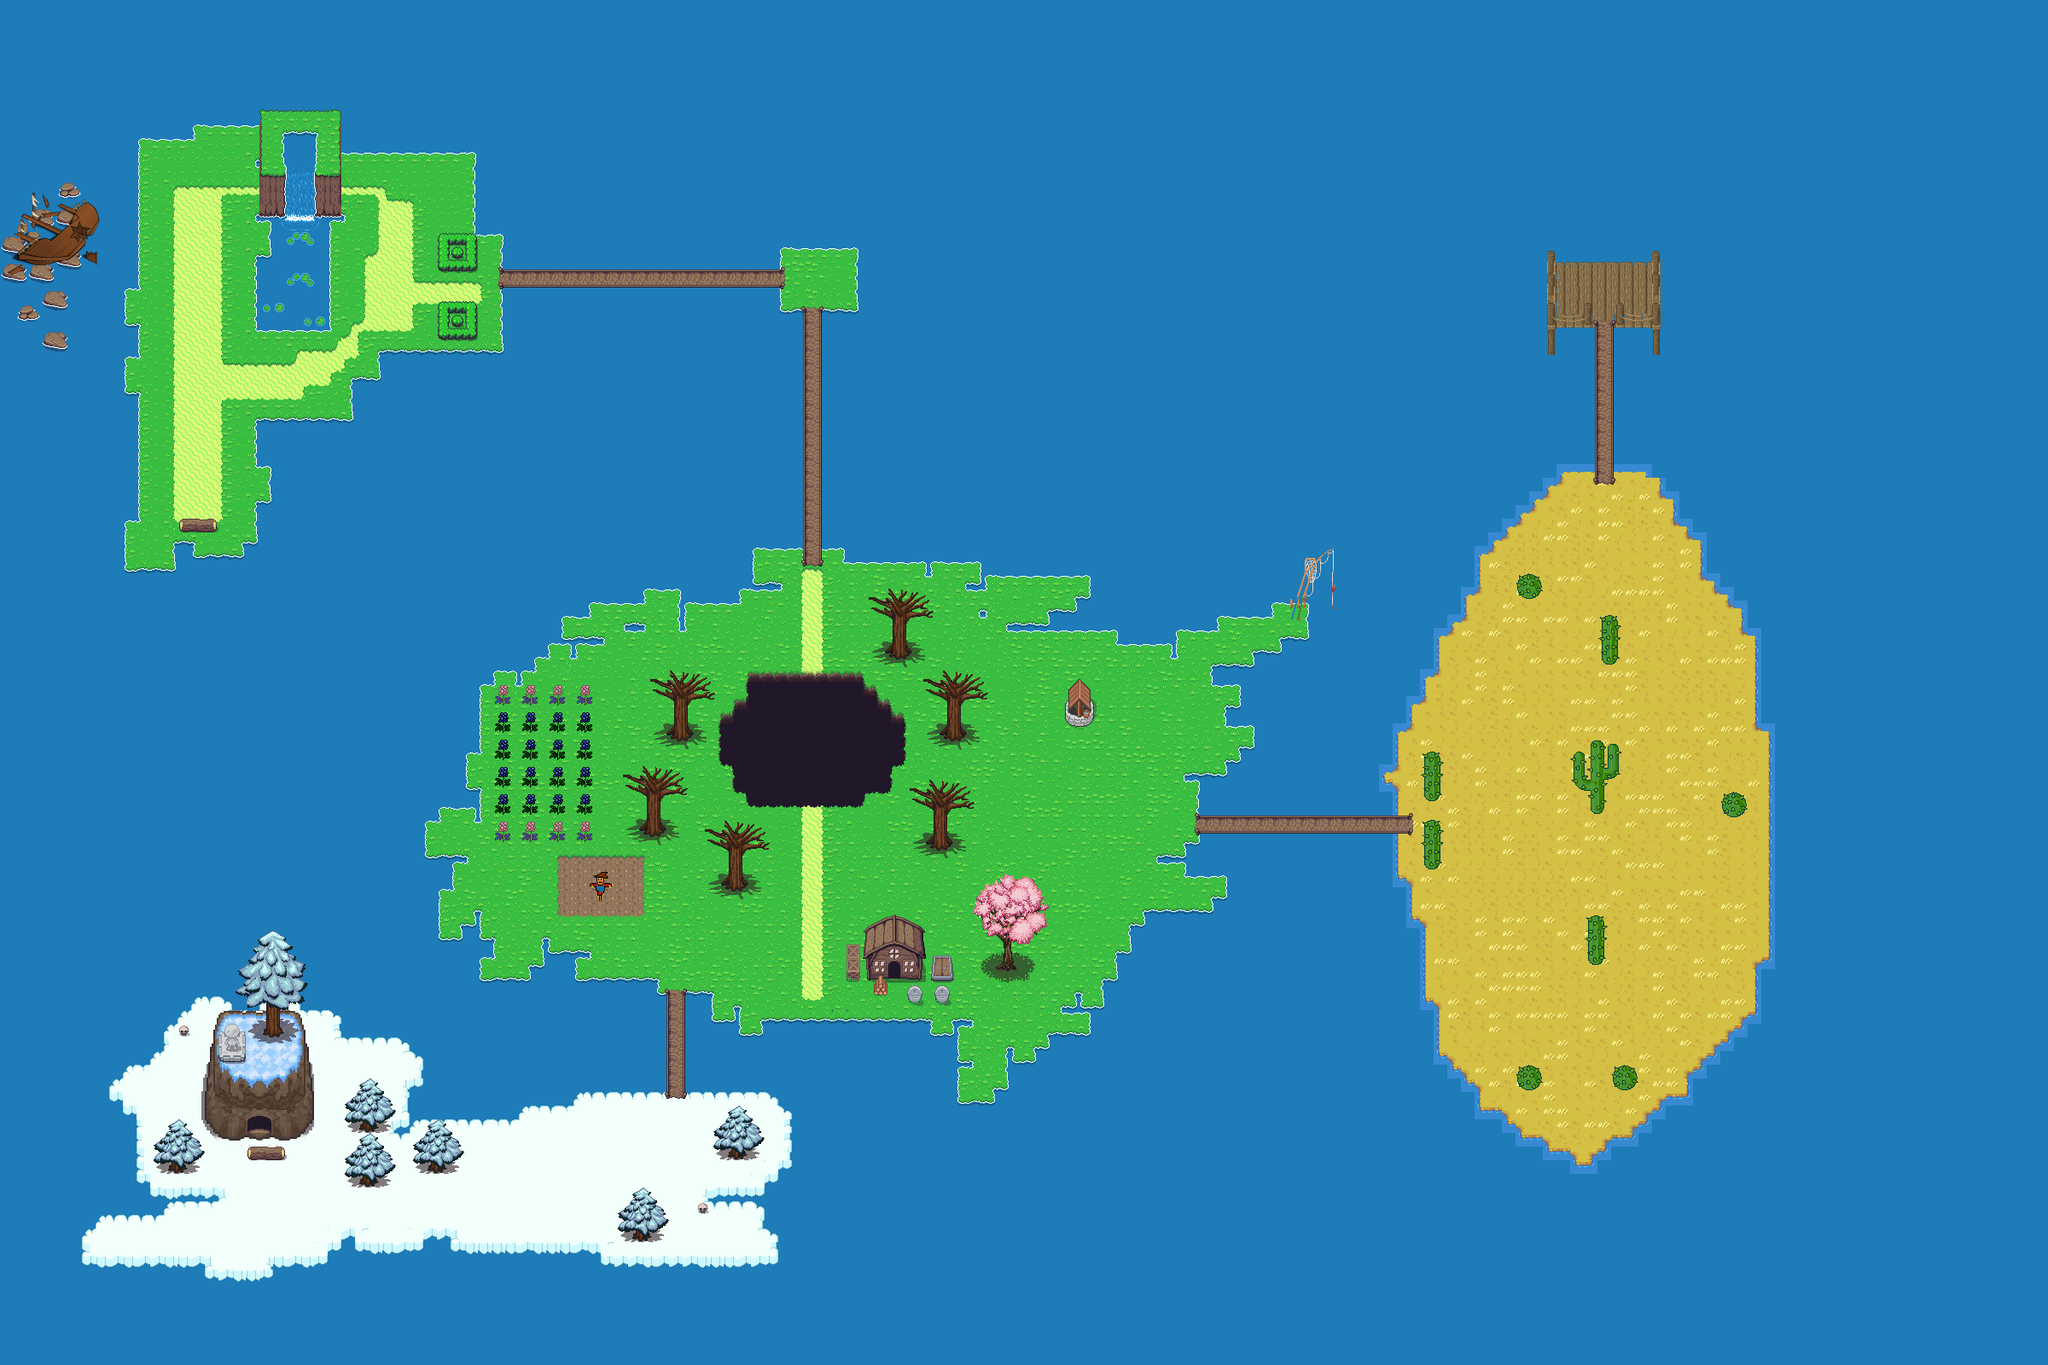

This is a level from a 2D game, rendered from its Tiled map with the project's own tilesets. A one-line summary and the map file follow, with tile-layer data summarised:
An orthogonal 150x100 tile map with 16x16 px tiles, 10 tile layers (Water, IslandSpawn, IslandMain, IslandSnow, ...), 22 tilesets and 259 objects (237x Nav, 10x Tree, 6x Treasure, 5x Bridge, Boat).

<map version="1.10" tiledversion="1.11.0" orientation="orthogonal" renderorder="right-down" width="150" height="100" tilewidth="16" tileheight="16" infinite="0" nextlayerid="20" nextobjectid="303">
 <tileset firstgid="1" name="tileset" tilewidth="16" tileheight="16" tilecount="189" columns="21">
  <image source="../../textures/tileset.png" trans="ff00ff" width="336" height="144" />
 </tileset>
 <tileset firstgid="190" name="Overworld" tilewidth="16" tileheight="16" tilecount="1440" columns="40">
  <image source="Overworld.png" trans="ff00ff" width="640" height="576" />
 </tileset>
 <tileset firstgid="1630" name="objects" tilewidth="16" tileheight="16" tilecount="660" columns="33">
  <image source="objects.png" trans="ff00ff" width="528" height="320" />
 </tileset>
 <tileset firstgid="2290" name="cave" tilewidth="16" tileheight="16" tilecount="1000" columns="40">
  <image source="cave.png" trans="ff00ff" width="640" height="400" />
 </tileset>
 <tileset firstgid="3290" name="Inner" tilewidth="16" tileheight="16" tilecount="1000" columns="40">
  <image source="Inner.png" trans="ff00ff" width="640" height="400" />
 </tileset>
 <tileset firstgid="4290" name="shipwreck1" tilewidth="16" tileheight="16" tilecount="64" columns="8">
  <image source="shipwreck1.png" trans="ff00ff" width="128" height="128" />
 </tileset>
 <tileset firstgid="4354" name="terrain2" tilewidth="16" tileheight="16" tilecount="864" columns="24">
  <image source="terrain2.png" trans="ff00ff" width="384" height="576" />
 </tileset>
 <tileset firstgid="5218" name="ice tileset" tilewidth="16" tileheight="16" tilecount="256" columns="16">
  <image source="ice tileset.png" trans="ff00ff" width="256" height="256" />
 </tileset>
 <tileset firstgid="5474" name="TilesA3" tilewidth="16" tileheight="16" tilecount="32" columns="4">
  <image source="TilesA3.png" trans="ff00ff" width="64" height="128" />
 </tileset>
 <tileset firstgid="5506" name="TilesB" tilewidth="16" tileheight="16" tilecount="192" columns="12">
  <image source="TilesB.png" trans="ff00ff" width="192" height="256" />
 </tileset>
 <tileset firstgid="5698" name="TilesA2" tilewidth="16" tileheight="16" tilecount="240" columns="20">
  <image source="TilesA2.png" trans="ff00ff" width="320" height="192" />
 </tileset>
 <tileset firstgid="5938" name="mini-fishers-hut" tilewidth="16" tileheight="16" tilecount="912" columns="24">
  <image source="mini-fishers-hut.png" trans="ff00ff" width="384" height="608" />
 </tileset>
 <tileset firstgid="6850" name="Artis_dock" tilewidth="16" tileheight="16" tilecount="512" columns="32">
  <image source="Artis_dock.png" trans="ff00ff" width="512" height="256" />
 </tileset>
 <tileset firstgid="7362" name="plant repack" tilewidth="16" tileheight="16" tilecount="676" columns="26">
  <image source="plant repack.png" trans="ff00ff" width="416" height="416" />
 </tileset>
 <tileset firstgid="8038" name="Snow" tilewidth="16" tileheight="16" tilecount="285" columns="15">
  <image source="Snow.png" trans="ff00ff" width="254" height="319" />
 </tileset>
 <tileset firstgid="8323" name="ScareCrow" tilewidth="16" tileheight="16" tilecount="16" columns="4">
  <image source="ScareCrow.png" trans="ff00ff" width="64" height="64" />
 </tileset>
 <tileset firstgid="8339" name="flower" tilewidth="16" tileheight="16" tilecount="72" columns="12">
  <image source="flower.png" trans="ff00ff" width="192" height="96" />
 </tileset>
 <tileset firstgid="8411" name="ClassicItem" tilewidth="16" tileheight="16" tilecount="1960" columns="20">
  <image source="ClassicItem.png" trans="ff00ff" width="320" height="1568" />
 </tileset>
 <tileset firstgid="10371" name="chests" tilewidth="16" tileheight="16" tilecount="15" columns="3">
  <image source="chests.png" trans="ff00ff" width="48" height="80" />
 </tileset>
 <tileset firstgid="10386" name="Chest" tilewidth="16" tileheight="16" tilecount="6" columns="3">
  <image source="preview.jpg" trans="ff00ff" width="48" height="32" />
 </tileset>
 <tileset firstgid="10392" name="NPC_test" tilewidth="16" tileheight="16" tilecount="32" columns="4">
  <image source="NPC_test.png" trans="ff00ff" width="64" height="128" />
 </tileset>
 <tileset firstgid="10424" name="floss-idle-with-sail-blue" tilewidth="16" tileheight="16" tilecount="2240" columns="40">
  <image source="floss-idle-with-sail-blue.png" trans="ff00ff" width="652" height="896" />
 </tileset>
 <layer id="1" name="Water" width="150" height="100">
  <data>[15000 cells, 15000 non-empty, 1 distinct tile ids]</data>
 </layer>
 <layer id="2" name="IslandSpawn" width="150" height="100">
  <data>[15000 cells, 612 non-empty, 45 distinct tile ids]</data>
 </layer>
 <layer id="6" name="IslandMain" width="150" height="100">
  <data>[15000 cells, 1689 non-empty, 28 distinct tile ids]</data>
 </layer>
 <layer id="10" name="IslandSnow" width="150" height="100">
  <data>[15000 cells, 704 non-empty, 20 distinct tile ids]</data>
 </layer>
 <layer id="11" name="IslandFinal" width="150" height="100">
  <data>[15000 cells, 1113 non-empty, 16 distinct tile ids]</data>
 </layer>
 <layer id="7" name="IslandDecoration" width="150" height="100">
  <data>[15000 cells, 577 non-empty, 232 distinct tile ids]</data>
 </layer>
 <layer id="12" name="OnDecoration" width="150" height="100">
  <data>[15000 cells, 14 non-empty, 14 distinct tile ids]</data>
 </layer>
 <layer id="5" name="Bridge" width="150" height="100">
  <data>[15000 cells, 244 non-empty, 19 distinct tile ids]</data>
 </layer>
 <layer id="17" name="AbovePlayer" width="150" height="100">
  <data>[15000 cells, 510 non-empty, 242 distinct tile ids]</data>
 </layer>
 <layer id="18" name="OnAbove" width="150" height="100">
  <data>[15000 cells, 62 non-empty, 62 distinct tile ids]</data>
 </layer>
 <objectgroup color="#0055ff" id="19" name="Boat">
  <object id="301" type="Boat" x="1808" y="96" width="128" height="192" />
 </objectgroup>
 <objectgroup id="8" name="Walkable_area">
  <object id="14" type="Nav" x="224" y="176" width="64" height="80" />
  <object id="16" type="Nav" x="288" y="208" width="16" height="32" />
  <object id="17" type="Nav" x="176" y="176" width="16" height="240" />
  <object id="18" type="Nav" x="160" y="352" width="16" height="16" />
  <object id="19" type="Nav" x="192" y="208" width="32" height="400" />
  <object id="20" type="Nav" x="176" y="448" width="16" height="160" />
  <object id="21" type="Nav" x="192" y="608" width="16" height="16" />
  <object id="22" type="Nav" x="224" y="256" width="48" height="352" />
  <object id="23" type="Nav" x="272" y="288" width="16" height="336" />
  <object id="24" type="Nav" x="256" y="608" width="16" height="32" />
  <object id="26" type="Nav" x="240" y="624" width="16" height="16" />
  <object id="27" type="Nav" x="288" y="400" width="80" height="80" />
  <object id="28" type="Nav" x="368" y="400" width="32" height="48" />
  <object id="29" type="Nav" x="400" y="352" width="32" height="80" />
  <object id="30" type="Nav" x="432" y="208" width="80" height="192" />
  <object id="31" type="Nav" x="400" y="192" width="32" height="48" />
  <object id="32" type="Nav" x="400" y="272" width="32" height="48" />
  <object id="33" type="Nav" x="416" y="240" width="16" height="32" />
  <object id="34" type="Nav" x="480" y="192" width="32" height="16" />
  <object id="35" type="Nav" x="512" y="224" width="32" height="48" />
  <object id="36" type="Nav" x="416" y="320" width="16" height="32" />
  <object id="37" type="Nav" x="512" y="320" width="48" height="32" />
  <object id="38" type="Nav" x="560" y="288" width="16" height="112" />
  <object id="41" type="Nav" x="928" y="304" width="64" height="48" />
  </objectgroup>
 <objectgroup color="#00f900" id="13" name="Tree">
  <!-- 16 objects omitted --></objectgroup>
 <objectgroup color="#aa7942" id="15" name="Treasure">
  <!-- 6 objects omitted --></objectgroup>
</map>
<!-- 234 of 259 objects omitted -->
